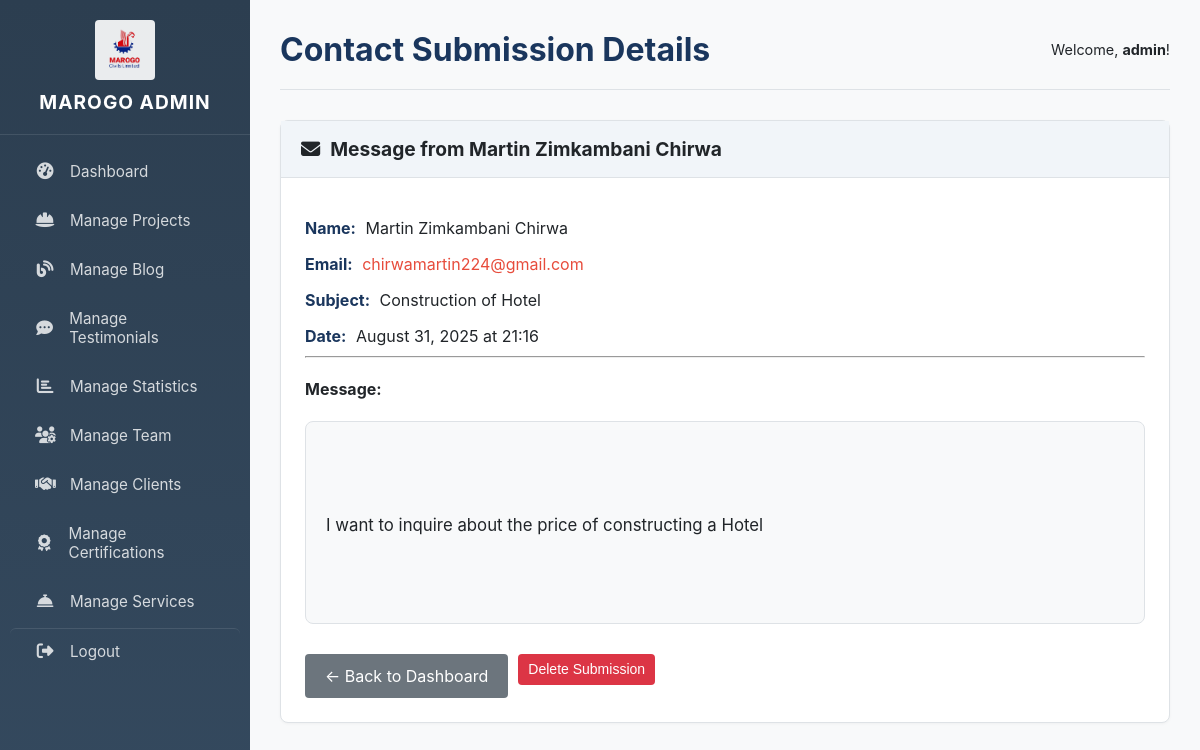
/admin/submissions/1 (signed in), run on the app's committed database.
### app.py (models this page shows)
class ContactSubmission(db.Model):
    id = db.Column(db.Integer, primary_key=True)
    name = db.Column(db.String(100), nullable=False)
    email = db.Column(db.String(100), nullable=False)
    subject = db.Column(db.String(200))
    message = db.Column(db.Text, nullable=False)
    submitted_on = db.Column(db.DateTime, default=datetime.datetime.utcnow)

### app.py (the view)
@app.route('/admin/submissions/<int:submission_id>')
@login_required
def view_submission(submission_id):
    submission = ContactSubmission.query.get_or_404(submission_id)
    return render_template('admin/view_submission.html', submission=submission)

### app.py (called while the page is built)
def login_required(f):
    @wraps(f)
    def decorated_function(*args, **kwargs):
        if 'user_id' not in session:
            flash('Please log in to access this page.', 'warning')
            return redirect(url_for('login'))
        return f(*args, **kwargs)
    return decorated_function

@app.context_processor
def inject_now():
    return {'now': datetime.datetime.utcnow()}

@app.context_processor
def inject_project_categories(): # Make project categories available to all templates
    return {'project_categories': PROJECT_CATEGORIES}

### templates/admin/view_submission.html (shortened to what this page needs)
{% extends "admin/layout_admin.html" %}
{% block page_title %}Contact Submission Details{% endblock %}
{% block content %}
<div class="card">
    <div class="card-header">
        <h3><i class="fas fa-envelope"></i> Message from {{ submission.name }}</h3>
    </div>
    <div class="card-body">
        <div class="submission-details">
            <p><strong>Name:</strong> {{ submission.name }}</p>
            <p><strong>Email:</strong> <a href="mailto:{{ submission.email }}">{{ submission.email }}</a></p>
            <p><strong>Subject:</strong> {{ submission.subject }}</p>
            <p><strong>Date:</strong> {{ submission.submitted_on.strftime('%B %d, %Y at %H:%M') }}</p>
            <hr>
            <h4>Message:</h4>
            <div class="submission-message">
                <p>{{ submission.message }}</p>
            </div>
        </div>
        <div style="margin-top: 30px; display: flex; gap: 10px;">
            <a href="{{ url_for('dashboard') }}" class="btn-secondary-admin">← Back to Dashboard</a>
            <form action="{{ url_for('delete_content', content_type='submissions', item_id=submission.id) }}" method="post" onsubmit="return confirm('Are you sure you want to delete this submission permanently?');" style="margin: 0;">
                <button type="submit" class="btn-danger">Delete Submission</button>
            </form>
        </div>
    </div>
</div>
{% endblock %}

### static/css/admin.css (style rules this page uses)
:root { --admin-bg: #f8f9fa; --sidebar-bg-start: #2c3e50; --sidebar-bg-end: #34495e; --sidebar-text: rgba(255, 255, 255, 0.8); --sidebar-text-hover: #ffffff; --sidebar-active-bg: #e74c3c; --sidebar-hover-bg: rgba(0, 0, 0, 0.2); --accent-red: #e74c3c; --primary-blue: #2980b9; --primary-blue-dark: #1a365d; --card-border: #dee2e6; --card-header-bg: #f1f5f9; --white: #ffffff; }
body { background-color: var(--admin-bg); font-family: -apple-system, BlinkMacSystemFont, "Segoe UI", Roboto, "Helvetica Neue", Arial, sans-serif; color: #212529; margin: 0; }
.card { background-color: white; border: 1px solid var(--card-border); border-radius: 8px; margin-bottom: 20px; box-shadow: 0 1px 3px rgba(0,0,0,0.04); }
.card-header { padding: 1rem 1.25rem; margin-bottom: 0; background-color: var(--card-header-bg); border-bottom: 1px solid var(--card-border); display: flex; justify-content: space-between; align-items: center; }
.card-header h3 { margin: 0; font-size: 1.2rem; display: flex; align-items: center; gap: 10px; }
.card-body { padding: 1.5rem; }
.btn-edit, .btn-danger { padding: 5px 10px; border: none; cursor: pointer; border-radius: 4px; font-size: 14px; text-align: center; line-height: 1.5; text-decoration: none; color: white; }
.btn-danger { background-color: #dc3545; }

### templates/admin/view_submission.html (style rules this page uses)
.submission-details p { margin-bottom: 10px; font-size: 1em; }
.submission-details strong { color: var(--primary-blue-dark); margin-right: 5px; }
.submission-details a { color: var(--accent-red); text-decoration: none; }
.submission-message { background-color: var(--admin-bg); padding: 20px; border-radius: 8px; border: 1px solid var(--card-border); white-space: pre-wrap; word-wrap: break-word; line-height: 1.6; font-size: 1.05em; }
.btn-secondary-admin { background-color: #6c757d; color: white; border: none; padding: 10px 20px; cursor: pointer; border-radius: 4px; font-size: 1em; text-decoration: none; display: inline-block; line-height: 1.5; }

### data on the page
ContactSubmission: name "Martin Zimkambani Chirwa", email "chirwamartin224@gmail.com", subject "Construction of Hotel", submitted_on "August 31, 2025 at 21:16", message "I want to inquire about the price of constructing a Hotel"

### other printed values
{{ session.username }} "admin"
